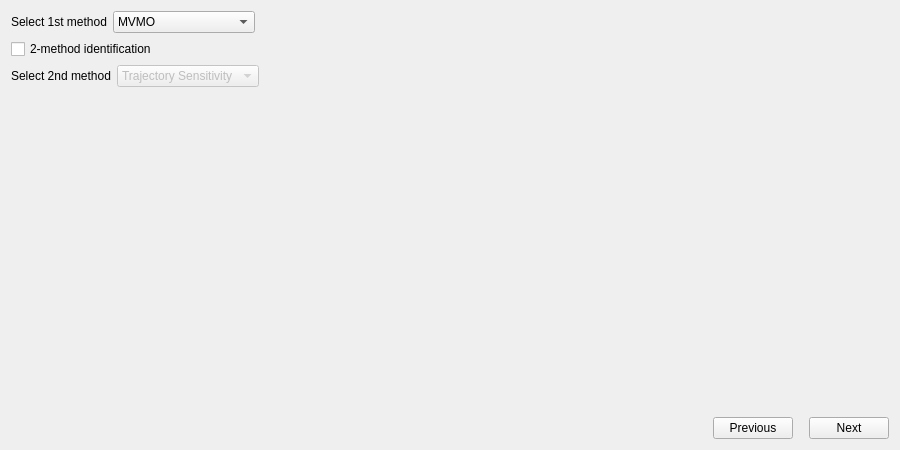
<?xml version="1.0" encoding="UTF-8"?>
<ui version="4.0">
 <class>method_selection</class>
 <widget class="QWidget" name="method_selection">
  <property name="geometry">
   <rect>
    <x>0</x>
    <y>0</y>
    <width>900</width>
    <height>450</height>
   </rect>
  </property>
  <property name="minimumSize">
   <size>
    <width>900</width>
    <height>450</height>
   </size>
  </property>
  <property name="windowTitle">
   <string>Form</string>
  </property>
  <layout class="QGridLayout" name="gridLayout">
   <item row="0" column="0" colspan="2">
    <layout class="QHBoxLayout" name="horizontalLayout_2">
     <item>
      <widget class="QLabel" name="label">
       <property name="text">
        <string>Select 1st method</string>
       </property>
      </widget>
     </item>
     <item>
      <widget class="QComboBox" name="comboBox">
       <item>
        <property name="text">
         <string>MVMO</string>
        </property>
       </item>
       <item>
        <property name="text">
         <string>PSO</string>
        </property>
       </item>
       <item>
        <property name="text">
         <string>Trajectory Sensitivity</string>
        </property>
       </item>
      </widget>
     </item>
     <item>
      <spacer name="horizontalSpacer_3">
       <property name="orientation">
        <enum>Qt::Horizontal</enum>
       </property>
       <property name="sizeHint" stdset="0">
        <size>
         <width>40</width>
         <height>20</height>
        </size>
       </property>
      </spacer>
     </item>
    </layout>
   </item>
   <item row="1" column="0">
    <widget class="QCheckBox" name="checkBox">
     <property name="text">
      <string>2-method identification</string>
     </property>
    </widget>
   </item>
   <item row="2" column="0" colspan="2">
    <layout class="QHBoxLayout" name="horizontalLayout_3">
     <item>
      <widget class="QLabel" name="label_2">
       <property name="text">
        <string>Select 2nd method</string>
       </property>
      </widget>
     </item>
     <item>
      <widget class="QComboBox" name="comboBox_2">
       <property name="enabled">
        <bool>false</bool>
       </property>
       <item>
        <property name="text">
         <string>Trajectory Sensitivity</string>
        </property>
       </item>
      </widget>
     </item>
     <item>
      <spacer name="horizontalSpacer_4">
       <property name="orientation">
        <enum>Qt::Horizontal</enum>
       </property>
       <property name="sizeHint" stdset="0">
        <size>
         <width>40</width>
         <height>20</height>
        </size>
       </property>
      </spacer>
     </item>
    </layout>
   </item>
   <item row="3" column="1">
    <spacer name="verticalSpacer">
     <property name="orientation">
      <enum>Qt::Vertical</enum>
     </property>
     <property name="sizeHint" stdset="0">
      <size>
       <width>20</width>
       <height>301</height>
      </size>
     </property>
    </spacer>
   </item>
   <item row="4" column="0" colspan="2">
    <layout class="QHBoxLayout" name="horizontalLayout">
     <item>
      <spacer name="horizontalSpacer_2">
       <property name="orientation">
        <enum>Qt::Horizontal</enum>
       </property>
       <property name="sizeHint" stdset="0">
        <size>
         <width>40</width>
         <height>20</height>
        </size>
       </property>
      </spacer>
     </item>
     <item>
      <widget class="QPushButton" name="pushButton_2">
       <property name="text">
        <string>Previous</string>
       </property>
      </widget>
     </item>
     <item>
      <spacer name="horizontalSpacer">
       <property name="orientation">
        <enum>Qt::Horizontal</enum>
       </property>
       <property name="sizeType">
        <enum>QSizePolicy::Fixed</enum>
       </property>
       <property name="sizeHint" stdset="0">
        <size>
         <width>10</width>
         <height>20</height>
        </size>
       </property>
      </spacer>
     </item>
     <item>
      <widget class="QPushButton" name="pushButton">
       <property name="text">
        <string>Next</string>
       </property>
      </widget>
     </item>
    </layout>
   </item>
  </layout>
 </widget>
 <resources/>
 <connections>
  <connection>
   <sender>checkBox</sender>
   <signal>clicked(bool)</signal>
   <receiver>comboBox_2</receiver>
   <slot>setEnabled(bool)</slot>
   <hints>
    <hint type="sourcelabel">
     <x>266</x>
     <y>54</y>
    </hint>
    <hint type="destinationlabel">
     <x>266</x>
     <y>93</y>
    </hint>
   </hints>
  </connection>
 </connections>
</ui>
